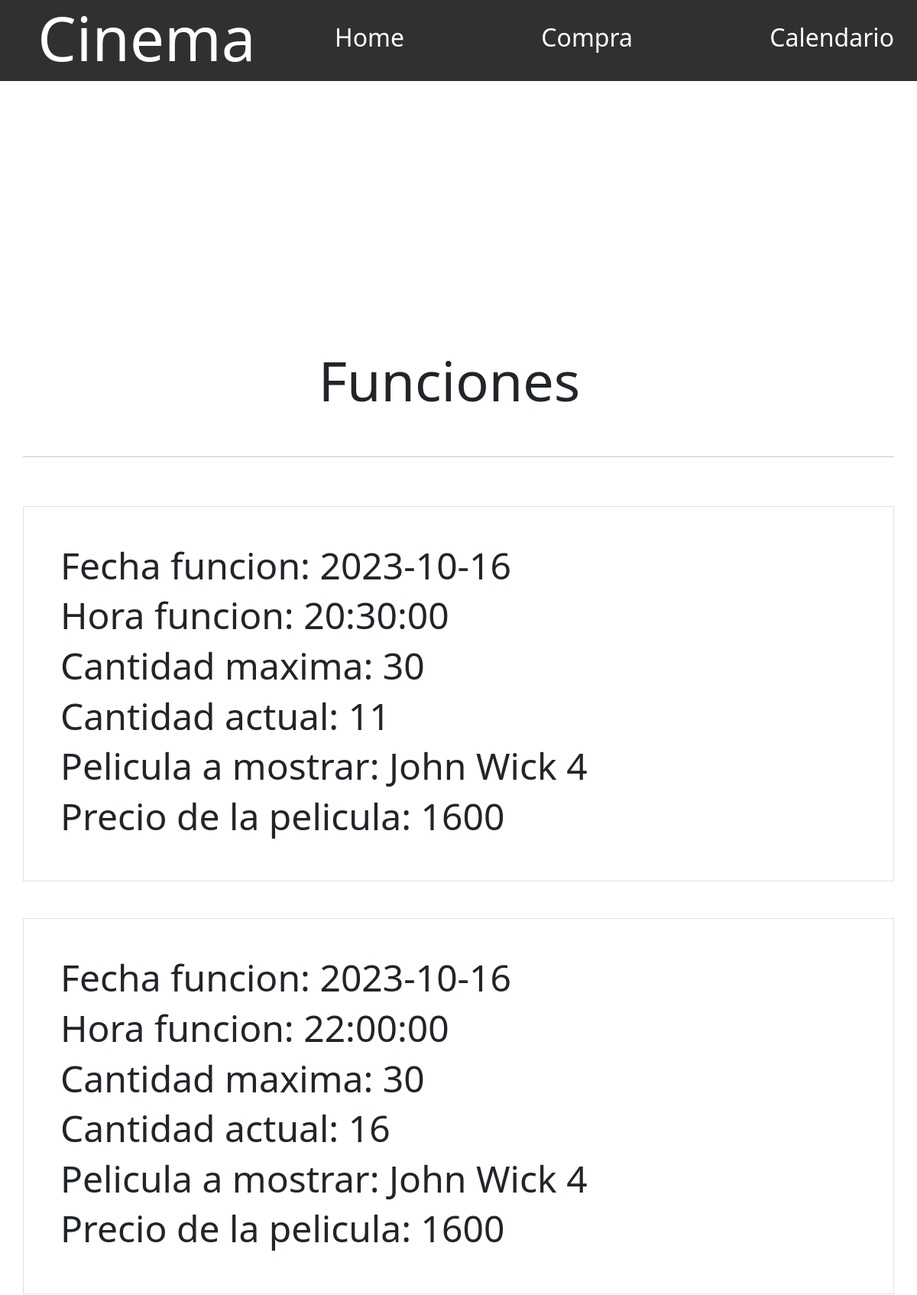
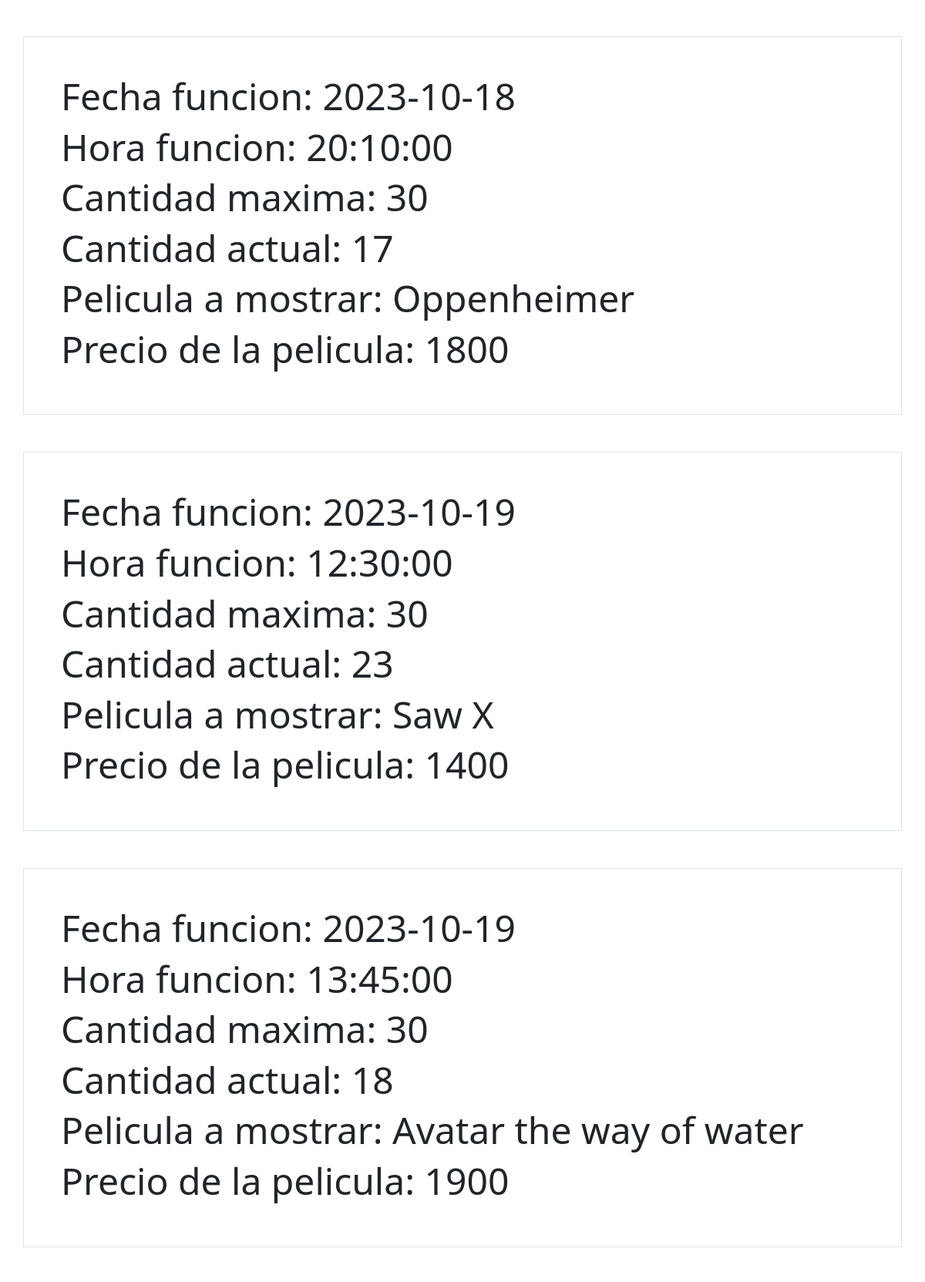
The app's page /Vista/funciones/index.php (upper part) with its own data (2 pictures, top to bottom).
### tables this page shows
CREATE TABLE `funciones` (
  `id_funcion` int(11) NOT NULL,
  `id_peli` int(11) DEFAULT NULL,
  `fecha` date DEFAULT NULL,
  `hora` time DEFAULT NULL,
  `cant_max` int(11) DEFAULT NULL,
  `cant_actual` int(11) DEFAULT NULL
);

CREATE TABLE `peliculas` (
  `id_peli` int(11) NOT NULL,
  `nombre` varchar(50) DEFAULT NULL,
  `precio` float DEFAULT NULL,
  `trailer` varchar(100) NOT NULL,
  `imagen` varchar(100) NOT NULL
);

### Util/funciones.php (called while the page is built, shortened)
<?php
    function dismount($object) {
        $reflectionClass = new ReflectionClass(get_class($object));
        $array = array();
        foreach ($reflectionClass->getProperties() as $property) {
            $property->setAccessible(true);
            $array[$property->getName()] = $property->getValue($object);
        }
        return $array;
    }
    function convert_array($param) {
        $_AAux= array();
        if (!empty($param)) {
            if (count($param)){
                foreach($param as $obj) {
                    array_push($_AAux,dismount($obj));
                }
            }
        }
        return $_AAux;
    }
    spl_autoload_register(function($class_name){
        $directorys = array(
            $_SESSION['ROOT'].'Modelo/',
            $_SESSION['ROOT'].'Modelo/conector/',
            $_SESSION['ROOT'].'Control/',
            $GLOBALS['ROOT'].'Util/',
        );
    })
?>

### Vista/funciones/action.php (called while the page is built, shortened)
<?php
include_once("../estructura/cabecera.php");
$ambFuncion = new AbmFuncion();
if (isset($datos['accion'])){
    if($datos['accion']=='listar'){
        $funciones = convert_array($ambFuncion->buscarfuncion(null));
    }
}
?>

### Modelo/Pelicula.php (called while the page is built, shortened)
<?php
    class Pelicula{
        private $id_peli;
        public function __construct()
        {
            $this->id_peli = "";
        }
        public function get_id_peli(){
            return $this->id_peli;
        }
        public function set_id_peli($peli){
            $this->id_peli = $peli;
        }
        public function seleccionarpelicula(){
            $resp = false;
            $bd=new BaseDatos();
            $consultaSelect = "SELECT * FROM peliculas WHERE id_peli = ".$this->get_id_peli();
            if($bd->Iniciar()){
                $res = $bd->Ejecutar($consultaSelect);
                if($res > -1){
                    if( $res > 0 ){
                        $row = $bd->Registro();
                        $resp = true;
                    }
                }
            }else{
                $this->set_mensajeOperacion($bd->getError());
            }
            return $resp;
        }
    }
?>

### Modelo/conector/BaseDatos.php (called while the page is built, shortened)
<?php
    class BaseDatos extends PDO{
        private $conec;
        private $indice;
        private $resultado;
        public function __construct(){
            $this->indice =0;
            try {
            $this->conec=true;
            }catch (PDOException $e) {
                $this->sql = $e->getMessage();
                $this->conec=false;
            }
        }
        public function Iniciar(){
            return $this->getConec();
        }
        public function getConec(){
            return $this->conec;
        }
        public function setSQL($e){
            return "\n".$this->sql = $e;
        }
        public function Ejecutar($sql){
            if ( stristr($sql,"select")){
                $resp =  $this->EjecutarSelect($sql);
            }
            return $resp;
    }
    private function EjecutarSelect($sql){
        $cant = -1;
        $resultado=parent::query($sql);
        if(!$resultado){
            $this->analizarDebug();
        }else {
            $arregloResult = $resultado->fetchAll();
            $cant = count($arregloResult);
        }
        return $cant;
    }
    public function Registro() {
        $filaActual = false;
        $indiceActual = $this->getIndice();
        if ($indiceActual>=0) {
            $filas = $this->getResultado();
            if($indiceActual<count($filas)){
                $filaActual =  $filas[$indiceActual];
            }else {
                $this->setIndice(-1);
            }
        }
        return $filaActual;
    }
    private function setIndice ($valor){
        $this->indice = $valor;
    }
    private function getIndice (){
        return $this->indice;
    }
    private function setResultado($valor){
        $this->resultado = $valor;
    }
    private function getResultado(){
        return $this->resultado;
    }
}

### Modelo/Funcion.php (called while the page is built, shortened)
<?php
    class Funcion{
        public static function listarfunciones($condicion = ""){
            $arregloLista = array();
            $bd = new BaseDatos();
            $consultaLista = "SELECT * FROM funciones";
            if($condicion != ""){
                $consultaLista = $consultaLista." WHERE ".$condicion;
            }
            $resultadoConsulta = $bd->Ejecutar($consultaLista);
            if($resultadoConsulta > -1){
                if($resultadoConsulta > 0){
                    while($row = $bd->Registro()){
                        $objfuncion = new Funcion();
                        $objpeli = new Pelicula();
                        $objpeli->set_id_peli($row["id_peli"]);
                        $objpeli->seleccionarpelicula();
                        $objfuncion->cargarfuncion($row["id_funcion"],$objpeli,$row["fecha"],$row["hora"],$row["cant_max"],$row["cant_actual"]);
                        $arregloLista[] = $objfuncion;
                    }
                }
            }else{
                $this->set_mensajeOperacion($bd->getError());
            }
            return $arregloLista;
        }
    }
?>

### Control/AbmFuncion.php (called while the page is built, shortened)
<?php
    class AbmFuncion{
        public function buscarfuncion($param){
            $condicionWhere = " true ";
            $arregloBuscar = Funcion::listarfunciones($condicionWhere);
            return $arregloBuscar;
        }
    }
?>

### Vista/funciones/index.php (the view, shortened to what this page needs)
<?php
include_once("../estructura/cabecera.php");
include_once("action.php")
?>
<div class="container">
  <div class="row mt-5">
    <div class="row mt-5">
        <div class="col-12 d-flex justify-content-center text-align-center">
            <h1 class="display-2">Funciones</h1>
        </div>
    </div>
    <hr class="mt-5">
      <?php
        for($i = 0; $i < count($funciones); $i++){
          $objPeli = dismount($funciones[$i]["objpeli"]);
          echo
          '<div class="col-12 mt-5 p-5 border">
            <h3 class="display-5">Fecha funcion: '.$funciones[$i]["fecha"].'</h3>
            <h3 class="display-5">Hora funcion: '.$funciones[$i]["hora"].'</h3>
            <h3 class="display-5">Cantidad maxima: '.$funciones[$i]["cant_max"].'</h3>
            <h3 class="display-5">Cantidad actual: '.$funciones[$i]["cant_actual"].'</h3>
            <h3 class="display-5">Pelicula a mostrar: '.$objPeli["nombre"].'</h3>
            <h3 class="display-5">Precio de la pelicula: '.$objPeli["precio"].'</h3>
          </div>';
        }
      ?>
  </div>
</div>
<?php
include_once("../estructura/pie.php");
?>

### records on screen
funciones: fecha "2023-10-16", hora "20:30:00", cant_max "30", cant_actual "11", id_peli.nombre "John Wick 4", id_peli.precio "1600"
funciones: fecha "2023-10-16", hora "22:00:00", cant_max "30", cant_actual "16", id_peli.nombre "John Wick 4", id_peli.precio "1600"
funciones: fecha "2023-10-18", hora "20:10:00", cant_max "30", cant_actual "17", id_peli.nombre "Oppenheimer", id_peli.precio "1800"
funciones: fecha "2023-10-19", hora "12:30:00", cant_max "30", cant_actual "23", id_peli.nombre "Saw X", id_peli.precio "1400"
funciones: fecha "2023-10-19", hora "13:45:00", cant_max "30", cant_actual "18", id_peli.nombre "Avatar the way of water", id_peli.precio "1900"
